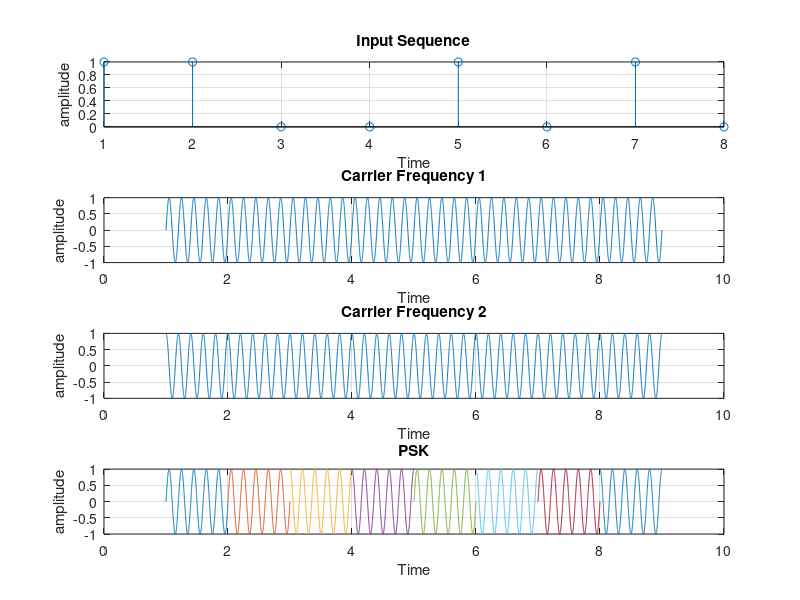

Here is the MATLAB script that generated this plot:
% Author : Vishwas K Singh
% Script to plot psk waveform

% Clear everything
clc;
clear all;
close all;

% Take the input sequence and plot it
x = [1 1 0 0 1 0 1 0 ];
nx = size(x,2);
subplot(4,1,1);
stem(x);
title('Input Sequence');
xlabel('Time');
ylabel('amplitude');
hold on;
grid on;

% Plot the carrier with frequency 5
f = 5;
tc = 1:0.001:nx+1;

% Plot carrier 1
fc1 = sin(2*pi*f*tc);
subplot(4,1,2);
plot(tc,fc1);
title('Carrier Frequency 1');
xlabel('Time');
ylabel('amplitude');
hold on;
grid on;

% Plot carrier 2
fc2 = cos(2*pi*f*tc);
subplot(4,1,3);
plot(tc,fc2);
title('Carrier Frequency 2');
xlabel('Time');
ylabel('amplitude');
hold on;
grid on;

% fc1 for 1, fc2 for 0
i = 1;
while i < nx+1
    t = i:0.001:i+1;
    if x(i) == 1
        psk = sin(2 * pi * f * t);
    else
        psk = cos(2 * pi * f * t);
    end
    
   % Plot the final output
   subplot(4,1,4);
   plot(t,psk);
   title('PSK');
   xlabel('Time');
   ylabel('amplitude');
   hold on;
   grid on;
   
   i = i+1;
end